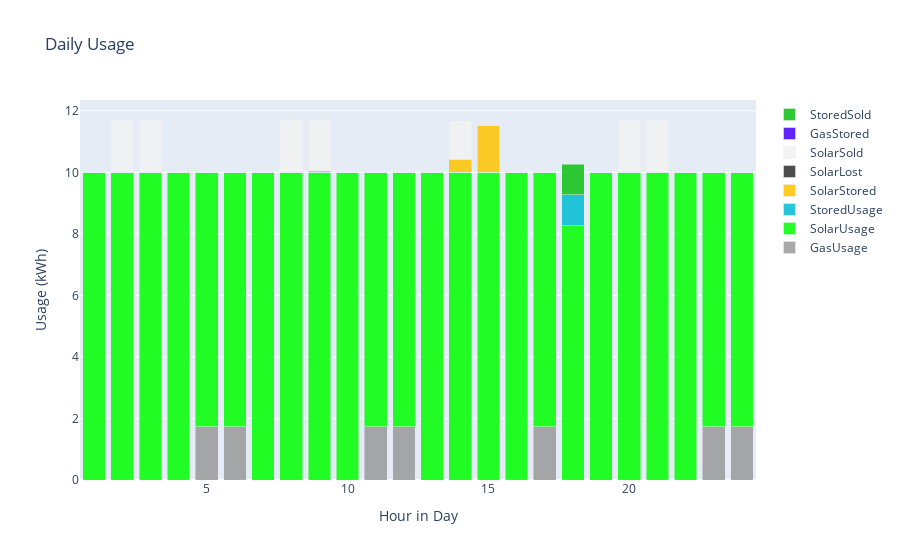

The notebook cell this image was saved under:
### Code cell
num_batteries = 1
print("*Under production*")
binary_cost_list = [0] * 17 + [1] * 7
cost_list = [10] * 17 + [20] * 7

future_demand: DemandDf = DemandDf(pd.DataFrame({"HourOfYear": [i for i in range(80, 104)],
                                                 "Demand": [10] * 24}))
total_panel_production: ProductionDf = ProductionDf(pd.DataFrame({"HourOfYear": [i for i in range(80, 104)],
                                                                  "SolarProduction": [9] * 24}))
price: CostElectricityDf = CostElectricityDf(pd.DataFrame({"Cost ILS/Kwh": cost_list,
                                                           "HourOfYear": [i for i in range(80, 104)]}))
binary_price: CostElectricityDf = CostElectricityDf(pd.DataFrame({"Cost ILS/Kwh": binary_cost_list,
                                                           "HourOfYear": [i for i in range(80, 104)]}))

# electricity_use: ElectricityUseDf = strategies.first_selling_strategy(
#     demand=future_demand, production=total_panel_production,
#     battery_capacity=num_batteries * simulation_params.BATTERY_CAPACITY,
#     battery_power=num_batteries * simulation_params.CHARGE_POWER, battery_efficiency=0.87, cost_profile=price, binary_cost_profile=binary_price, sell_profile=price, sale_max_power=0.1)

simulation_params_dict = simulation_params._asdict()
simulation_params_dict['MAX_SELLING_POWER'] = 10
simulation_params_dict['CHARGE_POWER'] = 4
simulation_params_dict['BATTERY_CAPACITY'] = 2
simulation_params = Params(**simulation_params_dict)
print("*Oscillating production")
future_demand: DemandDf = DemandDf(pd.DataFrame({"HourOfYear": [i for i in range(80, 104)],
                                                 "Demand": [10] * 24}))
total_panel_production: ProductionDf = ProductionDf(pd.DataFrame({"HourOfYear": [i for i in range(80, 104)],
                                                                  "SolarProduction": [10 + 2 * np.sin(2 * np.pi * x / 6)
                                                                                      for x in range(24)]}))
electricity_use: ElectricityUseDf = selling_strategy.first_selling_strategy(
    demand=future_demand, production=total_panel_production, param= simulation_params, number_of_batteries=num_batteries)
daily_graph(electricity_use.df)
test_simulation(electricity_use=electricity_use, demand=future_demand, production=total_panel_production,
                params=simulation_params, num_batteries=num_batteries)

### Figure 1 — Plotly figure (JSON) as saved in the notebook; plotly's stock layout.template omitted (floating-point values rounded to 4 significant figures)
{"data": [{"marker": {"color": "#999999"}, "name": "GasUsage", "opacity": 0.85, "x": [1, 2, 3, 4, 5, 6, 7, 8, 9, 10, 11, 12, 13, 14, 15, 16, 17, 18, 19, 20, 21, 22, 23, 24], "y": [0.0, 0.0, 0.0, 0.0, 1.732, 1.732, 0.0, 0.0, 0.0, 0.0, 1.732, 1.732, 1.776e-15, 0.0, 0.0, 0.0, 1.732, 0.0, 0.0, 0.0, 0.0, 0.0, 1.732, 1.732], "type": "bar"}, {"marker": {"color": "#00FF00"}, "name": "SolarUsage", "opacity": 0.85, "x": [1, 2, 3, 4, 5, 6, 7, 8, 9, 10, 11, 12, 13, 14, 15, 16, 17, 18, 19, 20, 21, 22, 23, 24], "y": [10.0, 10.0, 10.0, 10.0, 8.268, 8.268, 10.0, 10.0, 10.0, 10.0, 8.268, 8.268, 10.0, 10.0, 10.0, 10.0, 8.268, 8.268, 10.0, 10.0, 10.0, 10.0, 8.268, 8.268], "type": "bar"}, {"marker": {"color": "#00bcd4"}, "name": "StoredUsage", "opacity": 0.85, "x": [1, 2, 3, 4, 5, 6, 7, 8, 9, 10, 11, 12, 13, 14, 15, 16, 17, 18, 19, 20, 21, 22, 23, 24], "y": [0.0, 0.0, 0.0, 0.0, 0.0, 0.0, 0.0, 0.0, 0.0, 0.0, 0.0, 0.0, 0.0, 0.0, 0.0, 0.0, 0.0, 1.0, 0.0, 0.0, 0.0, 0.0, 0.0, 0.0], "type": "bar"}, {"marker": {"color": "#FFC300"}, "name": "SolarStored", "opacity": 0.85, "x": [1, 2, 3, 4, 5, 6, 7, 8, 9, 10, 11, 12, 13, 14, 15, 16, 17, 18, 19, 20, 21, 22, 23, 24], "y": [0.0, 0.0001225, 0.0009425, 0.0, 0.0, 0.0, 0.0, 0.00725, 0.05577, 0.0, 0.0, 0.0, 0.0, 0.429, 1.507, 4.636e-15, 0.0, 0.0, 0.0, 0.0, 0.0, 0.0, 0.0, 0.0], "type": "bar"}, {"marker": {"color": "#2f2f2f"}, "name": "SolarLost", "opacity": 0.85, "x": [1, 2, 3, 4, 5, 6, 7, 8, 9, 10, 11, 12, 13, 14, 15, 16, 17, 18, 19, 20, 21, 22, 23, 24], "y": [0.0, 0.0, 0.0, 0.0, 0.0, 0.0, 0.0, 0.0, 0.0, 0.0, 0.0, 0.0, 0.0, 0.0, 0.0, 0.0, 0.0, 0.0, 0.0, 0.0, 0.0, 0.0, 0.0, 0.0], "type": "bar"}, {"marker": {"color": "#f2f2f2"}, "name": "SolarSold", "opacity": 0.85, "x": [1, 2, 3, 4, 5, 6, 7, 8, 9, 10, 11, 12, 13, 14, 15, 16, 17, 18, 19, 20, 21, 22, 23, 24], "y": [0.0, 1.732, 1.731, 0.0, 0.0, 0.0, 0.0, 1.724, 1.668, 0.0, 0.0, 0.0, 0.0, 1.239, 0.0, 0.0, 0.0, 0.0, 0.0, 1.732, 1.732, 1.776e-15, 0.0, 0.0], "type": "bar"}, {"marker": {"color": "#4500ff"}, "name": "GasStored", "opacity": 0.85, "x": [1, 2, 3, 4, 5, 6, 7, 8, 9, 10, 11, 12, 13, 14, 15, 16, 17, 18, 19, 20, 21, 22, 23, 24], "y": [0.0, 0.0, 0.0, 0.0, 0.0, 0.0, 0.0, 0.0, 0.0, 0.0, 0.0, 0.0, 0.0, 0.0, 0.0, 0.0, 1.593e-05, 0.0, 0.0, 0.0, 0.0, 0.0, 0.0, 0.0], "type": "bar"}, {"marker": {"color": "#0dc014"}, "name": "StoredSold", "opacity": 0.85, "x": [1, 2, 3, 4, 5, 6, 7, 8, 9, 10, 11, 12, 13, 14, 15, 16, 17, 18, 19, 20, 21, 22, 23, 24], "y": [0.0, 0.0, 0.0, 0.0, 0.0, 0.0, 0.0, 0.0, 0.0, 0.0, 0.0, 0.0, 0.0, 0.0, 0.0, 0.0, 0.0, 1.0, 0.0, 0.0, 0.0, 0.0, 0.0, 0.0], "type": "bar"}], "layout": {"barmode": "stack", "title": {"text": "Daily Usage"}, "xaxis": {"title": {"text": "Hour in Day"}}, "yaxis": {"title": {"text": "Usage (kWh)"}}}}
